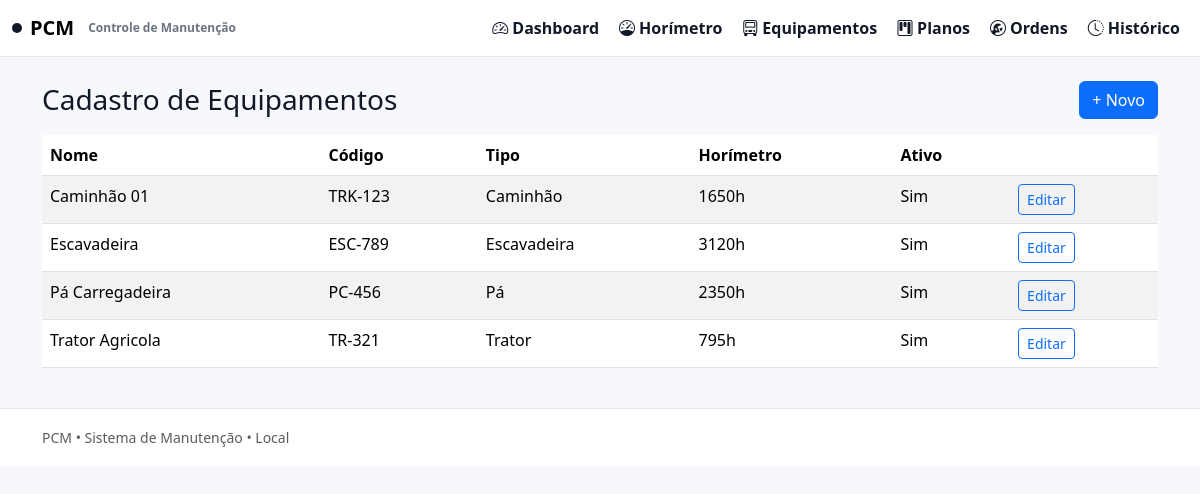
Before: /equipamentos with the older database file.
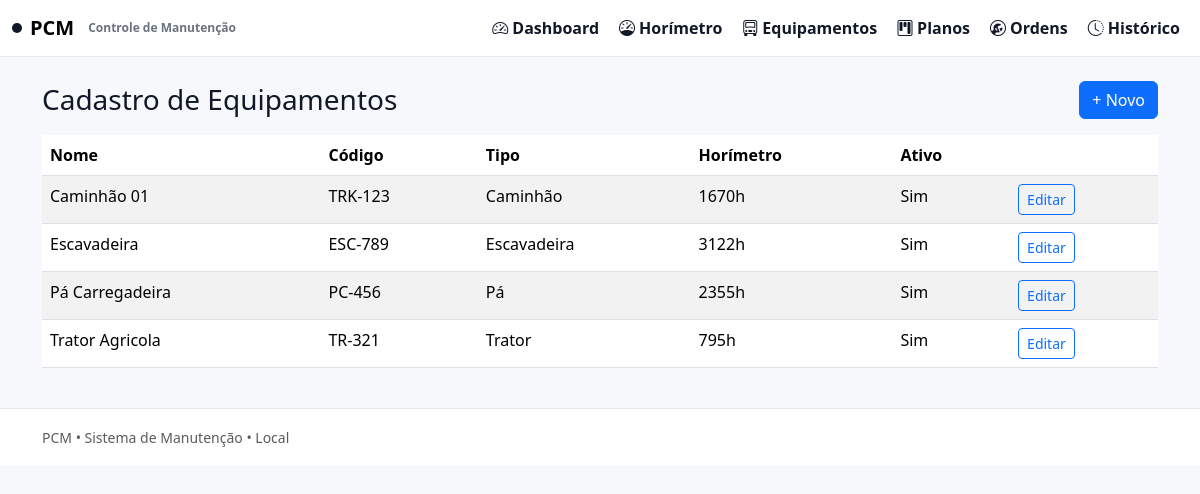
After: the same page with the newer database file.
### models.py (models this page shows, shortened)
class Equipment(db.Model):
    __tablename__ = "equipamentos"
    id = db.Column(db.Integer, primary_key=True)
    nome = db.Column(db.String(120), nullable=False)
    codigo = db.Column(db.String(60), nullable=False, unique=True)  # TAG
    tipo = db.Column(db.String(60), nullable=True)
    horimetro_atual = db.Column(db.Integer, nullable=False, default=0)
    ativo = db.Column(db.Boolean, nullable=False, default=True)
    created_at = db.Column(db.DateTime, nullable=False, default=datetime.utcnow)

### app.py (the view)
    @app.route("/equipamentos")
    def equipamentos():
        items = Equipment.query.order_by(Equipment.ativo.desc(), Equipment.nome.asc()).all()
        return render_template("equipamentos.html", items=items)

### templates/equipamentos.html
{% extends "base.html" %}
{% block content %}
<div class="d-flex justify-content-between align-items-center mb-3">
  <h3 class="mb-0">Cadastro de Equipamentos</h3>
  <a class="btn btn-primary" href="{{ url_for('equipamento_novo') }}">+ Novo</a>
</div>
<table class="table table-striped">
  <thead>
    <tr>
      <th>Nome</th><th>Código</th><th>Tipo</th><th>Horímetro</th><th>Ativo</th><th></th>
    </tr>
  </thead>
  <tbody>
    {% for e in items %}
    <tr>
      <td>{{ e.nome }}</td>
      <td>{{ e.codigo }}</td>
      <td>{{ e.tipo or '-' }}</td>
      <td>{{ e.horimetro_atual }}h</td>
      <td>{{ 'Sim' if e.ativo else 'Não' }}</td>
      <td><a class="btn btn-sm btn-outline-primary" href="{{ url_for('equipamento_editar', equip_id=e.id) }}">Editar</a></td>
    </tr>
    {% endfor %}
  </tbody>
</table>
{% endblock %}

Changed rows visible on the page:
changed Equipment "Caminhão 01": horimetro_atual "1650" → "1670"
changed Equipment "Escavadeira": horimetro_atual "3120" → "3122"
changed Equipment "Pá Carregadeira": horimetro_atual "2350" → "2355"
